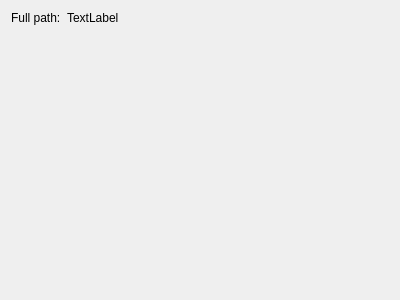
<?xml version="1.0" encoding="UTF-8"?>
<ui version="4.0">
 <class>ProcessTab</class>
 <widget class="QWidget" name="ProcessTab">
  <property name="geometry">
   <rect>
    <x>0</x>
    <y>0</y>
    <width>400</width>
    <height>300</height>
   </rect>
  </property>
  <property name="windowTitle">
   <string>ProcessTab</string>
  </property>
  <layout class="QVBoxLayout" name="verticalLayout">
   <item>
    <layout class="QFormLayout" name="formLayout">
     <item row="0" column="0">
      <widget class="QLabel" name="label">
       <property name="text">
        <string>Full path:</string>
       </property>
      </widget>
     </item>
     <item row="0" column="1">
      <widget class="QLabel" name="labelPathWithArgs">
       <property name="text">
        <string>TextLabel</string>
       </property>
       <property name="wordWrap">
        <bool>true</bool>
       </property>
      </widget>
     </item>
    </layout>
   </item>
  </layout>
 </widget>
 <layoutdefault spacing="6" margin="11"/>
 <resources/>
 <connections/>
</ui>
